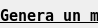
         <widget class="QWidget" name="page_2">
          <property name="geometry">
           <rect>
            <x>0</x>
            <y>0</y>
            <width>98</width>
            <height>28</height>
           </rect>
          </property>
          <attribute name="label">
           <string>Automap</string>
          </attribute>
          <widget class="QLabel" name="label_46">
           <property name="geometry">
            <rect>
             <x>0</x>
             <y>0</y>
             <width>431</width>
             <height>31</height>
            </rect>
           </property>
           <property name="font">
            <font>
             <family>Andale Mono</family>
             <pointsize>11</pointsize>
             <weight>75</weight>
             <bold>true</bold>
             <underline>true</underline>
            </font>
           </property>
           <property name="text">
            <string>Genera un mappa di predizione in automatico</string>
           </property>
          </widget>
          <widget class="QComboBox" name="lineEdit_automap">
           <property name="geometry">
            <rect>
             <x>0</x>
             <y>30</y>
             <width>101</width>
             <height>22</height>
            </rect>
           </property>
           <item>
            <property name="text">
             <string>calcinati</string>
            </property>
           </item>
           <item>
            <property name="text">
             <string>bos_bison</string>
            </property>
           </item>
           <item>
            <property name="text">
             <string>camoscio</string>
            </property>
           </item>
           <item>
            <property name="text">
             <string>capriolo</string>
            </property>
           </item>
           <item>
            <property name="text">
             <string>cervo</string>
            </property>
           </item>
           <item>
            <property name="text">
             <string>combusto</string>
            </property>
           </item>
           <item>
            <property name="text">
             <string>coni</string>
            </property>
           </item>
           <item>
            <property name="text">
             <string>pdi</string>
            </property>
           </item>
           <item>
            <property name="text">
             <string>stambecco</string>
            </property>
           </item>
           <item>
            <property name="text">
             <string>strie</string>
            </property>
           </item>
           <item>
            <property name="text">
             <string>canidi</string>
            </property>
           </item>
           <item>
            <property name="text">
             <string>ursidi</string>
            </property>
           </item>
           <item>
            <property name="text">
             <string>megacero</string>
            </property>
           </item>
          </widget>
          <widget class="QPushButton" name="automap">
           <property name="geometry">
            <rect>
             <x>0</x>
             <y>160</y>
             <width>93</width>
             <height>27</height>
            </rect>
           </property>
           <property name="whatsThis">
            <string>&lt;!DOCTYPE HTML PUBLIC &quot;-//W3C//DTD HTML 4.0//EN&quot; &quot;http://www.w3.org/TR/REC-html40/strict.dtd&quot;&gt;
&lt;html&gt;&lt;head&gt;&lt;meta name=&quot;qrichtext&quot; content=&quot;1&quot; /&gt;&lt;style type=&quot;text/css&quot;&gt;
p, li { white-space: pre-wrap; }
&lt;/style&gt;&lt;/head&gt;&lt;body style=&quot; font-family:'Sans'; font-size:8pt; font-weight:400; font-style:normal;&quot;&gt;
&lt;p style=&quot; margin-top:0px; margin-bottom:0px; margin-left:0px; margin-right:0px; -qt-block-indent:0; text-indent:0px;&quot;&gt;genera una mappa di predizione &lt;/p&gt;&lt;/body&gt;&lt;/html&gt;</string>
           </property>
           <property name="text">
            <string>Automap</string>
           </property>
          </widget>
          <widget class="QLabel" name="range_2">
           <property name="geometry">
            <rect>
             <x>90</x>
             <y>100</y>
             <width>41</width>
             <height>31</height>
            </rect>
           </property>
           <property name="text">
            <string>Range</string>
           </property>
          </widget>
          <widget class="QLineEdit" name="nugget_3">
           <property name="geometry">
            <rect>
             <x>0</x>
             <y>130</y>
             <width>81</width>
             <height>20</height>
            </rect>
           </property>
           <property name="text">
            <string>NA</string>
           </property>
          </widget>
          <widget class="QLineEdit" name="psill_2">
           <property name="geometry">
            <rect>
             <x>0</x>
             <y>54</y>
             <width>81</width>
             <height>20</height>
            </rect>
           </property>
           <property name="text">
            <string>NA</string>
           </property>
          </widget>
          <widget class="QLineEdit" name="rang_2">
           <property name="geometry">
            <rect>
             <x>0</x>
             <y>106</y>
             <width>81</width>
             <height>20</height>
            </rect>
           </property>
           <property name="text">
            <string>NA</string>
           </property>
          </widget>
          <widget class="QLabel" name="nugget_4">
           <property name="geometry">
            <rect>
             <x>90</x>
             <y>130</y>
             <width>51</width>
             <height>20</height>
            </rect>
           </property>
           <property name="text">
            <string>Nugget</string>
           </property>
          </widget>
          <widget class="QComboBox" name="model_2">
           <property name="geometry">
            <rect>
             <x>0</x>
             <y>80</y>
             <width>81</width>
             <height>20</height>
            </rect>
           </property>
           <item>
            <property name="text">
             <string>Sph</string>
            </property>
           </item>
           <item>
            <property name="text">
             <string>Ste</string>
            </property>
           </item>
           <item>
            <property name="text">
             <string>Exp </string>
            </property>
           </item>
           <item>
            <property name="text">
             <string>Gau</string>
            </property>
           </item>
           <item>
            <property name="text">
             <string>Mat</string>
            </property>
           </item>
          </widget>
          <widget class="QLabel" name="label_47">
           <property name="geometry">
            <rect>
             <x>90</x>
             <y>80</y>
             <width>35</width>
             <height>20</height>
            </rect>
           </property>
           <property name="text">
            <string>Model</string>
           </property>
          </widget>
          <widget class="QLabel" name="label_48">
           <property name="geometry">
            <rect>
             <x>90</x>
             <y>60</y>
             <width>35</width>
             <height>20</height>
            </rect>
           </property>
           <property name="text">
            <string>Sill</string>
           </property>
          </widget>
          <widget class="QPushButton" name="clipper">
           <property name="geometry">
            <rect>
             <x>0</x>
             <y>200</y>
             <width>93</width>
             <height>27</height>
            </rect>
           </property>
           <property name="text">
            <string>Clipper</string>
           </property>
          </widget>
         </widget>
